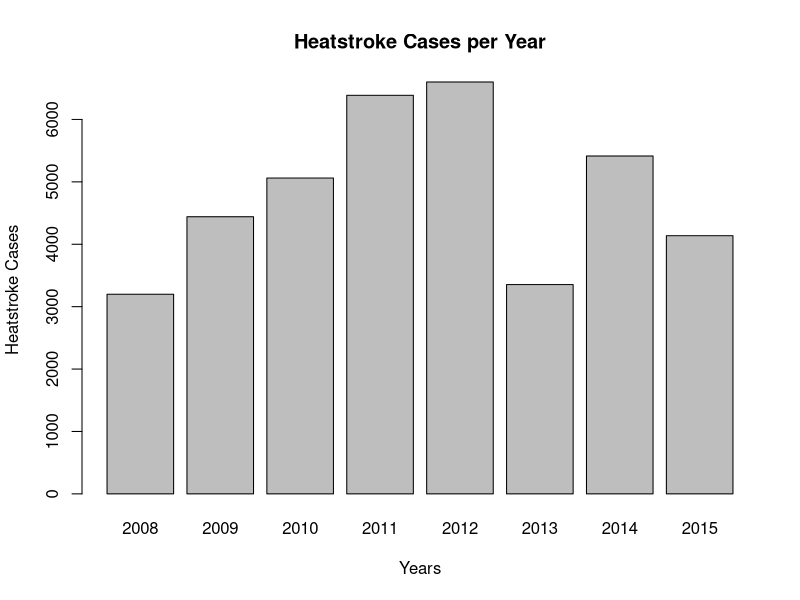

R code for this plot:
#### Preamble ####
# Purpose: Simulates heatstroke data in Japan from 2008 to 2015.
# Date: 14 February 2024
# License: MIT

#### Simulation for Heatstroke Analysis ####

# The years for the data will be between 2008 and 2015
years <- 2008:2015

# The heatstroke cases will be randomly generated. However, there should be a
# difference between the years before and after the energy policy theoretically
heatstroke_cases <- numeric(length(years))
for (i in 1:length(years)) {
  if (years[i] < 2011) {
    heatstroke_cases[i] <- sample(3000:6000, 1)
  } else if (years[i] < 2013) {
    heatstroke_cases[i] <- sample(5000:10000, 1)
  } else {
    heatstroke_cases[i] <- sample(3000:6000, 1)
  }
}

# combine the years and heatstroke cases into a single dataframe
data <- data.frame(Years = years, Heatstroke_Cases = heatstroke_cases)

# Plotting
barplot(data$Heatstroke_Cases, names.arg = data$Years, xlab = "Years", ylab = "Heatstroke Cases", main = "Heatstroke Cases per Year")

#### Tests for Heatstroke Simulation ####

# test if the years in the data set are from the appropriate years
test1 <- all(data$Years == 2008:2015)

# test to see if all heatstroke cases are within the given range
test2 <- all(data$Heatstroke_Cases >= 3000 & data$Heatstroke_Cases <= 10000)

# test that the length of the years and heatstroke cases are the same
test3 <- length(data$Years) == length(data$Heatstroke_Cases)

# If any of the 3 tests fail or return false, there is an issue with the data.
test1
test2
test3

